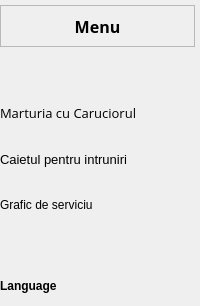
        <widget class="QWidget" name="full_menu_widget" native="true">
         <property name="styleSheet">
          <string notr="true"/>
         </property>
         <layout class="QGridLayout" name="gridLayout_2">
          <property name="leftMargin">
           <number>0</number>
          </property>
          <property name="topMargin">
           <number>5</number>
          </property>
          <property name="rightMargin">
           <number>5</number>
          </property>
          <property name="bottomMargin">
           <number>5</number>
          </property>
          <item row="0" column="0">
           <widget class="QFrame" name="frame_11">
            <property name="minimumSize">
             <size>
              <width>0</width>
              <height>35</height>
             </size>
            </property>
            <property name="frameShape">
             <enum>QFrame::StyledPanel</enum>
            </property>
            <property name="frameShadow">
             <enum>QFrame::Raised</enum>
            </property>
            <layout class="QGridLayout" name="gridLayout_4">
             <property name="leftMargin">
              <number>0</number>
             </property>
             <property name="topMargin">
              <number>0</number>
             </property>
             <property name="rightMargin">
              <number>0</number>
             </property>
             <property name="bottomMargin">
              <number>0</number>
             </property>
             <property name="spacing">
              <number>0</number>
             </property>
             <item row="0" column="0">
              <widget class="QLabel" name="label_2">
               <property name="minimumSize">
                <size>
                 <width>0</width>
                 <height>40</height>
                </size>
               </property>
               <property name="font">
                <font>
                 <family>Open Sans</family>
                 <pointsize>12</pointsize>
                 <weight>75</weight>
                 <bold>true</bold>
                </font>
               </property>
               <property name="text">
                <string>Menu</string>
               </property>
               <property name="alignment">
                <set>Qt::AlignCenter</set>
               </property>
              </widget>
             </item>
            </layout>
           </widget>
          </item>
          <item row="1" column="0">
           <spacer name="verticalSpacer_3">
            <property name="orientation">
             <enum>Qt::Vertical</enum>
            </property>
            <property name="sizeType">
             <enum>QSizePolicy::Maximum</enum>
            </property>
            <property name="sizeHint" stdset="0">
             <size>
              <width>20</width>
              <height>40</height>
             </size>
            </property>
           </spacer>
          </item>
          <item row="6" column="0">
           <widget class="QLabel" name="label_4">
            <property name="minimumSize">
             <size>
              <width>0</width>
              <height>30</height>
             </size>
            </property>
            <property name="font">
             <font>
              <weight>75</weight>
              <bold>true</bold>
             </font>
            </property>
            <property name="text">
             <string>Language</string>
            </property>
           </widget>
          </item>
          <item row="2" column="0">
           <widget class="QLabel" name="label_3">
            <property name="minimumSize">
             <size>
              <width>0</width>
              <height>40</height>
             </size>
            </property>
            <property name="font">
             <font>
              <family>Open Sans</family>
              <pointsize>10</pointsize>
             </font>
            </property>
            <property name="styleSheet">
             <string notr="true"/>
            </property>
            <property name="text">
             <string>Marturia cu Caruciorul</string>
            </property>
           </widget>
          </item>
          <item row="5" column="0">
           <spacer name="verticalSpacer_4">
            <property name="orientation">
             <enum>Qt::Vertical</enum>
            </property>
            <property name="sizeHint" stdset="0">
             <size>
              <width>20</width>
              <height>40</height>
             </size>
            </property>
           </spacer>
          </item>
          <item row="3" column="0">
           <widget class="QLabel" name="label_5">
            <property name="minimumSize">
             <size>
              <width>0</width>
              <height>40</height>
             </size>
            </property>
            <property name="font">
             <font>
              <pointsize>10</pointsize>
             </font>
            </property>
            <property name="text">
             <string>Caietul pentru intruniri</string>
            </property>
           </widget>
          </item>
          <item row="4" column="0">
           <widget class="QLabel" name="label_8">
            <property name="minimumSize">
             <size>
              <width>0</width>
              <height>40</height>
             </size>
            </property>
            <property name="text">
             <string>Grafic de serviciu</string>
            </property>
           </widget>
          </item>
         </layout>
        </widget>
